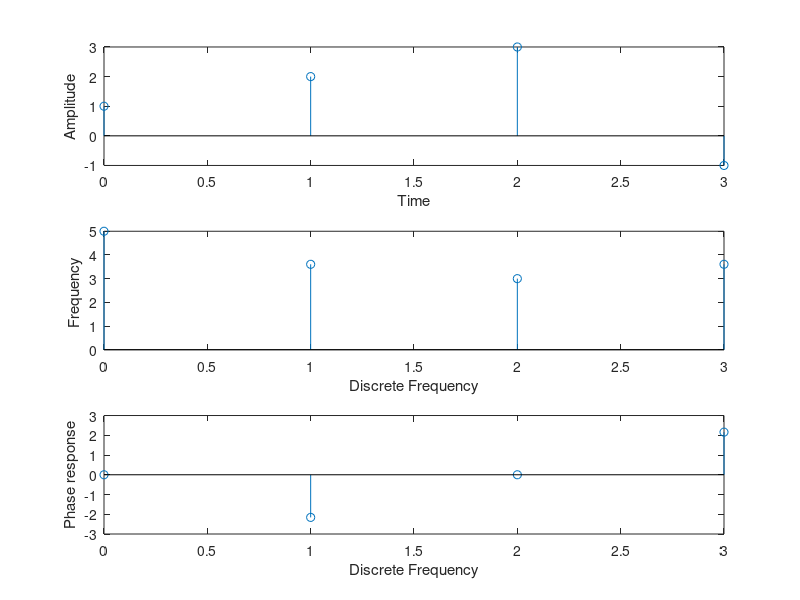

Source code (MATLAB):
x = [1, 2, 3, -1];
N = length(x);
X = zeros(N, 1);
for k=0:N-1
for n=0:N-1
X(k+1) = X(k+1) + x(n+1)*exp(-j * 2*pi * k * n/N);
end
end
disp(X)
subplot(3, 1, 1);
stem([0:N-1], x);
ylabel('Amplitude');
xlabel('Time');
subplot(3, 1, 2);
stem([0:N-1], abs(X));
ylabel('Frequency ');
xlabel('Discrete Frequency');
subplot(3, 1, 3);
stem([0:N-1], angle(X));
ylabel('Phase response');
xlabel('Discrete Frequency');